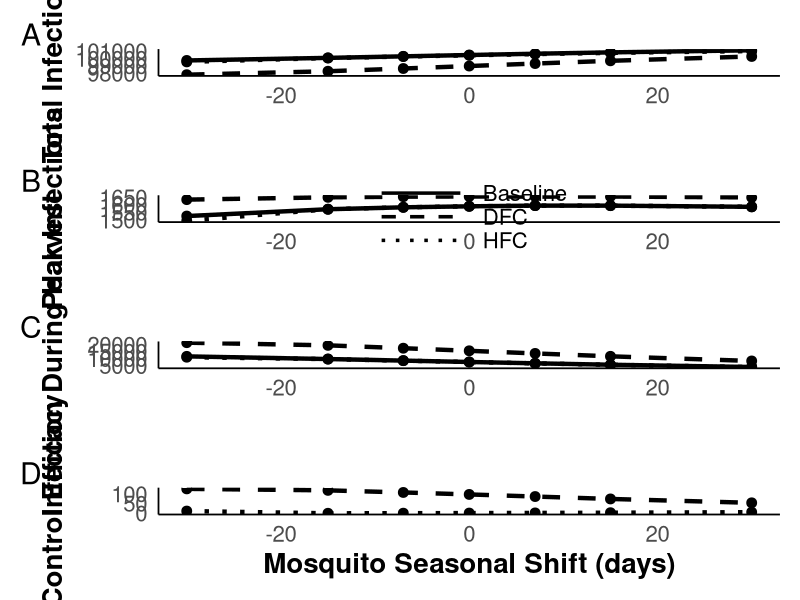

R code for this plot:
# ---------------------------
# Vector-borne model plotting (1-year)
# Legend only in Panel B; A–D tags on panels
# ---------------------------

# Load required libraries
library(ggplot2)
library(dplyr)
library(tidyr)
library(patchwork)

# (Optional) set your working directory
# setwd("C:\\Users\\13522\\Downloads\\Crop ms")

# -------- global constants ----------
YEARS <- 1
harvest_start <- 213
harvest_duration <- 14
CD <- 30                  # control duration (days)
CA <- 30                  # yearly cap for DFC days
epsilon <- 0.5
gamma <- 0.05
alpha <- 100 * gamma

# Choose recovery rate and threshold used for BOTH simulation and filename
R_FOR_PLOTS <- 0.02
OMEGA_FOR_PLOTS <- 1

# -------- plotting palettes ----------
# All-black lines; distinguish scenarios by line type only
scenario_colors <- c(
  "Baseline"        = "black",
  "Disease Control" = "black",
  "Harvest Control" = "black"
)

# Linetype mapping (Baseline=solid, DFC=dashed, HFC=dotted)
line_types_common <- c(
  "Baseline"        = "solid",
  "Disease Control" = "dashed",
  "Harvest Control" = "dotted"
)

# For the p4 two-scenario plot (DFC vs HFC)
p4_colors <- c(
  "Disease Control" = "black",
  "Harvest Control" = "black"
)
p4_linetypes <- c(
  "Disease Control" = "dashed",
  "Harvest Control" = "dotted"
)

# ===============================
# Simulation for a given dif (parameterized r and Omega)
# ===============================
run_simulation_with_dif <- function(dif_value, r_val = R_FOR_PLOTS, Omega_thr = OMEGA_FOR_PLOTS) {
  # Parameters (tweak as needed)
  b_H     <- (30/1000)/365
  beta_H  <- 0.000015
  mu_H    <- (8.6/1000)/365
  r       <- r_val
  eta_M   <- 2
  beta_M  <- 0.000030
  mu_M    <- 1/13
  delta_H <- 0.000055
  years   <- YEARS
  duration <- 365 * years
  
  # Initialize arrays
  B_SH <- B_IH <- B_RH <- B_DH <- B_new_infH <- numeric(duration + 1)
  B_SM <- B_IM <- B_NM <- numeric(duration + 1)
  
  D_SH <- D_IH <- D_RH <- D_DH <- D_new_infH <- numeric(duration + 1)
  D_SM <- D_IM <- D_NM <- numeric(duration + 1)
  
  H_SH <- H_IH <- H_RH <- H_DH <- H_new_infH <- numeric(duration + 1)
  H_SM <- H_IM <- H_NM <- numeric(duration + 1)
  
  # Control variables
  DFC <- DFC_count <- HFC <- HFC_count <- seasonality <- numeric(duration + 1)
  
  # Initial conditions
  B_SH[1] <- 2000; B_IH[1] <- 1; B_RH[1] <- 0; B_DH[1] <- 0; B_new_infH[1] <- 0
  B_SM[1] <- 1000; B_IM[1] <- 0; B_NM[1] <- 1000
  
  D_SH[1] <- 2000; D_IH[1] <- 1; D_RH[1] <- 0; D_DH[1] <- 0; D_new_infH[1] <- 0
  D_SM[1] <- 1000; D_IM[1] <- 0; D_NM[1] <- 1000
  
  H_SH[1] <- 2000; H_IH[1] <- 1; H_RH[1] <- 0; H_DH[1] <- 0; H_new_infH[1] <- 0
  H_SM[1] <- 1000; H_IM[1] <- 0; H_NM[1] <- 1000
  
  DFC[1] <- 0; DFC_count[1] <- 0; HFC[1] <- 0; HFC_count[1] <- 0
  seasonality[1] <- 0.5 * cos(((2 * pi)/365) * (1 + 150 + dif_value)) + 0.5
  
  current_exceeds_threshold_prev <- 0
  total_control_applied_this_year <- 0
  current_year <- 1
  
  for (t in 1:duration) {
    if (t > 1 && (t-1) %% 365 == 0) {
      current_year <- current_year + 1
      total_control_applied_this_year <- 0
    }
    
    # Seasonality with dif
    seasonality[t + 1] <- 0.5 * cos(((2 * pi)/365) * ((t + 1) + 150 + dif_value)) + 0.5
    
    # ---------- Baseline ----------
    B_SH[t + 1] <- max(0, B_SH[t] + (B_SH[t] + B_IH[t] + B_RH[t]) * b_H -
                         min(B_SH[t], beta_H * B_IM[t] * B_SH[t]) - mu_H * B_SH[t])
    B_IH[t + 1] <- max(0, B_IH[t] + min(B_SH[t], beta_H * B_IM[t] * B_SH[t]) -
                         r * B_IH[t] - mu_H * B_IH[t] - delta_H * B_IH[t])
    B_RH[t + 1] <- max(0, B_RH[t] + min(B_IH[t], r * B_IH[t]) - mu_H * B_RH[t])
    B_DH[t + 1] <- B_DH[t] + delta_H * B_IH[t]
    B_new_infH[t + 1] <- min(B_SH[t], beta_H * B_IM[t] * B_SH[t])
    
    B_new_mosquitoes <- (B_IH[1] + B_SH[1]) * eta_M * seasonality[t]
    B_SM[t + 1] <- max(0, B_SM[t] + B_new_mosquitoes -
                         min(B_SM[t], beta_M * B_IH[t] * B_SM[t]) -
                         (mu_M * (1 - seasonality[t])) * B_SM[t])
    B_IM[t + 1] <- max(0, B_IM[t] + min(B_SM[t], beta_M * B_IH[t] * B_SM[t]) -
                         (mu_M * (1 - seasonality[t])) * B_IM[t])
    B_NM[t + 1] <- B_SM[t + 1] + B_IM[t + 1]
    
    # ---------- Disease-Focused Control (DFC) ----------
    D_SH[t + 1] <- max(0, D_SH[t] + (D_SH[t] + D_IH[t] + D_RH[t]) * b_H -
                         min(D_SH[t], beta_H * D_IM[t] * D_SH[t]) - mu_H * D_SH[t])
    D_IH[t + 1] <- max(0, D_IH[t] + min(D_SH[t], beta_H * D_IM[t] * D_SH[t]) -
                         r * D_IH[t] - mu_H * D_IH[t] - delta_H * D_IH[t])
    D_RH[t + 1] <- max(0, D_RH[t] + min(D_IH[t], r * D_IH[t]) - mu_H * D_RH[t])
    D_DH[t + 1] <- D_DH[t] + delta_H * D_IH[t]
    D_new_infH[t + 1] <- min(D_SH[t], beta_H * D_IM[t] * D_SH[t])
    
    D_new_mosquitoes <- (D_IH[1] + D_SH[1]) * eta_M * seasonality[t]
    D_SM[t + 1] <- max(0, D_SM[t] + D_new_mosquitoes -
                         min(D_SM[t], beta_M * D_IH[t] * D_SM[t]) -
                         (mu_M * (1 - seasonality[t])) * D_SM[t] - DFC[t] * D_SM[t])
    D_IM[t + 1] <- max(0, D_IM[t] + min(D_SM[t], beta_M * D_IH[t] * D_SM[t]) -
                         (mu_M * (1 - seasonality[t])) * D_IM[t] - DFC[t] * D_IM[t])
    D_NM[t + 1] <- D_SM[t + 1] + D_IM[t + 1]
    
    # ---------- Harvest-Focused Control (HFC) ----------
    H_SH[t + 1] <- max(0, H_SH[t] + (H_SH[t] + H_IH[t] + H_RH[t]) * b_H -
                         min(H_SH[t], beta_H * H_IM[t] * H_SH[t]) - mu_H * H_SH[t])
    H_IH[t + 1] <- max(0, H_IH[t] + min(H_SH[t], beta_H * H_IM[t] * H_SH[t]) -
                         r * H_IH[t] - mu_H * H_IH[t] - delta_H * H_IH[t])
    H_RH[t + 1] <- max(0, H_RH[t] + min(H_IH[t], r * H_IH[t]) - mu_H * H_RH[t])
    H_DH[t + 1] <- H_DH[t] + delta_H * H_IH[t]
    H_new_infH[t + 1] <- min(H_SH[t], beta_H * H_IM[t] * H_SH[t])
    
    H_new_mosquitoes <- (H_IH[1] + H_SH[1]) * eta_M * seasonality[t]
    H_SM[t + 1] <- max(0, H_SM[t] + H_new_mosquitoes -
                         min(H_SM[t], beta_M * H_IH[t] * H_SM[t]) -
                         (mu_M * (1 - seasonality[t])) * H_SM[t] - HFC[t] * H_SM[t])
    H_IM[t + 1] <- max(0, H_IM[t] + min(H_SM[t], beta_M * H_IH[t] * H_SM[t]) -
                         (mu_M * (1 - seasonality[t])) * H_IM[t] - HFC[t] * H_IM[t])
    H_NM[t + 1] <- H_SM[t + 1] + H_IM[t + 1]
    
    # ---------- Control logic ----------
    # DFC trigger uses Omega_thr
    current_health_impact <- gamma * D_IH[t] + alpha * D_DH[t]
    current_exceeds_threshold <- as.numeric(current_health_impact > Omega_thr)
    previous_exceeds_threshold <- if (t == 1) 0 else current_exceeds_threshold_prev
    
    # DFC trigger + duration + cap
    if (DFC_count[t] == 0) {
      if (current_exceeds_threshold > 0 && previous_exceeds_threshold <= 0 &&
          total_control_applied_this_year < CA) {
        DFC_count[t + 1] <- 1
      } else {
        DFC_count[t + 1] <- 0
      }
    } else {
      if (DFC_count[t] < CD && total_control_applied_this_year < CA) {
        DFC_count[t + 1] <- DFC_count[t] + 1
      } else {
        DFC_count[t + 1] <- 0
      }
    }
    if (DFC_count[t + 1] > 0 && DFC_count[t + 1] <= CD &&
        total_control_applied_this_year < CA) {
      DFC[t + 1] <- epsilon
      total_control_applied_this_year <- total_control_applied_this_year + 1
    } else {
      DFC[t + 1] <- 0
    }
    current_exceeds_threshold_prev <- current_exceeds_threshold
    
    # HFC schedule (CD days ending right before harvest start)
    current_harvest_start <- harvest_start + 365 * (current_year - 1)
    if (HFC_count[t] == 0) {
      if (t + CD == current_harvest_start) {
        HFC_count[t + 1] <- 1
      } else {
        HFC_count[t + 1] <- 0
      }
    } else {
      if (HFC_count[t] < CD) {
        HFC_count[t + 1] <- HFC_count[t] + 1
      } else {
        HFC_count[t + 1] <- 0
      }
    }
    HFC[t + 1] <- if (HFC_count[t + 1] > 0 && HFC_count[t + 1] <= CD) epsilon else 0
  }
  
  list(
    dif = dif_value,
    baseline = list(
      IH_timeseries       = B_IH,
      DH_timeseries       = B_DH,
      NM_timeseries       = B_NM,
      total_infections    = sum(B_IH),     # IH person-days (prevalence integral)
      peak_infections     = max(B_IH),
      total_deaths        = B_DH[length(B_DH)],
      final_infected      = B_IH[length(B_IH)],
      new_infH_timeseries = B_new_infH
    ),
    disease_control = list(
      IH_timeseries       = D_IH,
      DH_timeseries       = D_DH,
      NM_timeseries       = D_NM,
      DFC_timeseries      = DFC,
      total_infections    = sum(D_IH),     # IH person-days
      peak_infections     = max(D_IH),
      total_deaths        = D_DH[length(D_DH)],
      final_infected      = D_IH[length(D_IH)],
      new_infH_timeseries = D_new_infH,
      control_days        = sum(DFC > 0)
    ),
    harvest_control = list(
      IH_timeseries       = H_IH,
      DH_timeseries       = H_DH,
      NM_timeseries       = H_NM,
      HFC_timeseries      = HFC,
      total_infections    = sum(H_IH),     # IH person-days
      peak_infections     = max(H_IH),
      total_deaths        = H_DH[length(H_DH)],
      final_infected      = H_IH[length(H_IH)],
      new_infH_timeseries = H_new_infH,
      control_days        = sum(HFC > 0)
    ),
    seasonality = seasonality
  )
}

# ===============================
# Helpers
# ===============================
# IH person-days in harvest window
harvest_IH_pd <- function(IH, hs = harvest_start, hd = harvest_duration) {
  s <- hs; e <- hs + hd - 1
  idx <- s:e
  idx <- idx[idx >= 1 & idx <= length(IH)]
  if (length(idx) == 0) return(NA_real_)
  sum(IH[idx], na.rm = TRUE)
}

# SAFE harvest infections (flexible years + clipping)
calculate_harvest_infections <- function(IH_timeseries,
                                         years = YEARS,
                                         hs = harvest_start,
                                         hd = harvest_duration) {
  total <- 0
  for (yr in 1:years) {
    start_day <- hs + 365 * (yr - 1)
    end_day   <- start_day + hd - 1
    idx <- start_day:end_day
    idx <- idx[idx >= 1 & idx <= length(IH_timeseries)]
    if (length(idx) > 0) total <- total + sum(IH_timeseries[idx], na.rm = TRUE)
  }
  total
}

# ===============================
# Run analysis across dif values
# ===============================
test_dif_effects <- function(dif_values = c(-30, -15, -7, 0, 7, 15, 30),
                             r_here = R_FOR_PLOTS,
                             Omega_here = OMEGA_FOR_PLOTS) {
  results <- vector("list", length(dif_values))
  names(results) <- as.character(dif_values)
  for (dif_val in dif_values) {
    cat("Testing dif =", dif_val, "with r =", r_here, "and Omega =", Omega_here, "...\n")
    results[[as.character(dif_val)]] <- run_simulation_with_dif(dif_val, r_val = r_here, Omega_thr = Omega_here)
  }
  results
}

dif_values_all <- c(-30, -15, -7, 0, 7, 15, 30)
dif_results <- test_dif_effects(dif_values_all)

# ===============================
# Summary table (IH person-days totals, peaks, deaths)
# ===============================
summary_table <- bind_rows(lapply(names(dif_results), function(dif_val) {
  res <- dif_results[[dif_val]]
  tibble(
    dif = as.numeric(dif_val),
    scenario = c("Baseline", "Disease Control", "Harvest Control"),
    total_infections = c(res$baseline$total_infections,
                         res$disease_control$total_infections,
                         res$harvest_control$total_infections),
    peak_infections  = c(res$baseline$peak_infections,
                         res$disease_control$peak_infections,
                         res$harvest_control$peak_infections),
    total_deaths     = c(res$baseline$total_deaths,
                         res$disease_control$total_deaths,
                         res$harvest_control$total_deaths)
  )
}))

# ===============================
# Unified theme for all panels
# ===============================
big_theme <- theme_minimal(base_size = 18) +
  theme(
    axis.title  = element_text(size = 20, face = "bold"),
    axis.text   = element_text(size = 16),
    plot.title  = element_text(size = 22, face = "bold", hjust = 0.5),
    legend.title = element_text(size = 18),
    legend.text = element_text(size = 16),
    panel.grid  = element_blank(),
    axis.line   = element_line(linewidth = 0.6)
  )

# ===============================
# Plots p1–p4 (ggplot + patchwork) — legend only in Panel B, A–D tags
# ===============================

# Panel A (no legend): Total infections vs dif
p1 <- ggplot(summary_table,
             aes(x = dif, y = total_infections,
                 color = scenario, linetype = scenario)) +
  geom_line(linewidth = 1.5) +
  geom_point(size = 3) +
  labs(x = "", y = "Total Infections") +
  scale_color_manual(values = scenario_colors) +
  scale_linetype_manual(values = line_types_common) +
  big_theme +
  theme(legend.position = "none")

# Panel B (legend shown here only): Peak infections vs dif
# Panel B (legend centered inside, no box, thinner lines)
p2 <- ggplot(summary_table,
             aes(x = dif, y = peak_infections,
                 color = scenario, linetype = scenario)) +
  geom_line(linewidth = 1.5, show.legend = TRUE) +
  geom_point(size = 3, show.legend = FALSE) +
  labs(x = "", y = "Peak Infections") +
  scale_color_manual(values = scenario_colors, guide = "none") +
  scale_linetype_manual(values = line_types_common,
                        name = NULL,
                        labels = c("Baseline", "DFC", "HFC")) +
  guides(linetype = guide_legend(
    override.aes = list(color = "black", linewidth = 1.2),
    keywidth = unit(2.5, "cm")
  )) +
  big_theme +
  theme(
    legend.position = c(0.5, 0.2),
    legend.justification = c("center", "center"),
    legend.background = element_blank(),
    legend.key = element_blank(),
    legend.key.width = unit(2.5, "cm"),
    legend.key.height = unit(0.6, "cm"),
    legend.text = element_text(size = 16)
  )

# Panel C (no legend): Harvest-window infection burden

harvest_table <- bind_rows(lapply(names(dif_results), function(dif_val) {
  res <- dif_results[[dif_val]]
  tibble(
    dif = as.numeric(dif_val),
    scenario = factor(
      c("Baseline", "Disease Control", "Harvest Control"),
      levels = c("Baseline", "Disease Control", "Harvest Control")
    ),
    harvest_IH = c(
      calculate_harvest_infections(res$baseline$IH_timeseries, years = YEARS,
                                   hs = harvest_start, hd = harvest_duration),
      calculate_harvest_infections(res$disease_control$IH_timeseries, years = YEARS,
                                   hs = harvest_start, hd = harvest_duration),
      calculate_harvest_infections(res$harvest_control$IH_timeseries, years = YEARS,
                                   hs = harvest_start, hd = harvest_duration)
    )
  )
}))

p3 <- ggplot(harvest_table,
             aes(x = dif, y = harvest_IH,
                 color = scenario, linetype = scenario)) +
  geom_line(linewidth = 1.5) +
  geom_point(size = 3) +
  labs(x = "", y = "Infection During Harvest") +
  scale_color_manual(values = scenario_colors) +
  scale_linetype_manual(values = line_types_common) +
  big_theme +
  theme(legend.position = "none")

# Panel D (no legend): Control efficacy ((baseline - control)/effort), only DFC and HFC
efficacy_df <- bind_rows(lapply(names(dif_results), function(d) {
  res <- dif_results[[d]]
  base_total_IH <- res$baseline$total_infections
  dfc_total_IH  <- res$disease_control$total_infections
  hfc_total_IH  <- res$harvest_control$total_infections
  dfc_effort    <- sum(res$disease_control$DFC_timeseries, na.rm = TRUE)
  hfc_effort    <- sum(res$harvest_control$HFC_timeseries, na.rm = TRUE)
  
  tibble(
    dif = as.numeric(d),
    scenario = c("Disease Control", "Harvest Control"),
    efficacy = c(
      ifelse(dfc_effort > 0, (base_total_IH - dfc_total_IH) / dfc_effort, NA_real_),
      ifelse(hfc_effort > 0, (base_total_IH - hfc_total_IH) / hfc_effort, NA_real_)
    )
  )
}))

p4 <- ggplot(efficacy_df,
             aes(x = dif, y = efficacy,
                 color = scenario, linetype = scenario)) +
  geom_line(linewidth = 1.5) +
  geom_point(size = 3) +
  labs(x = "Mosquito Seasonal Shift (days)",
       y = "Control Efficacy") +
  scale_color_manual(values = p4_colors, guide = "none") +
  scale_linetype_manual(values = p4_linetypes, guide = "none") +
  big_theme +
  theme(legend.position = "none")

# Combine, add A–D tags, and save
comb_shift <- (p1 + p2 + p3 + p4) +
  plot_layout(ncol = 1) +
  plot_annotation(tag_levels = "A")  # adds A, B, C, D

outfile <- sprintf("1year_disease_shift_r=%.3f_Omega=%g_%s.png",
                   R_FOR_PLOTS, OMEGA_FOR_PLOTS, format(Sys.Date(), "%Y-%m-%d"))
ggsave(outfile, comb_shift, width = 12, height = 13, dpi = 300)

cat("\nSaved plot:", outfile, "\n")

